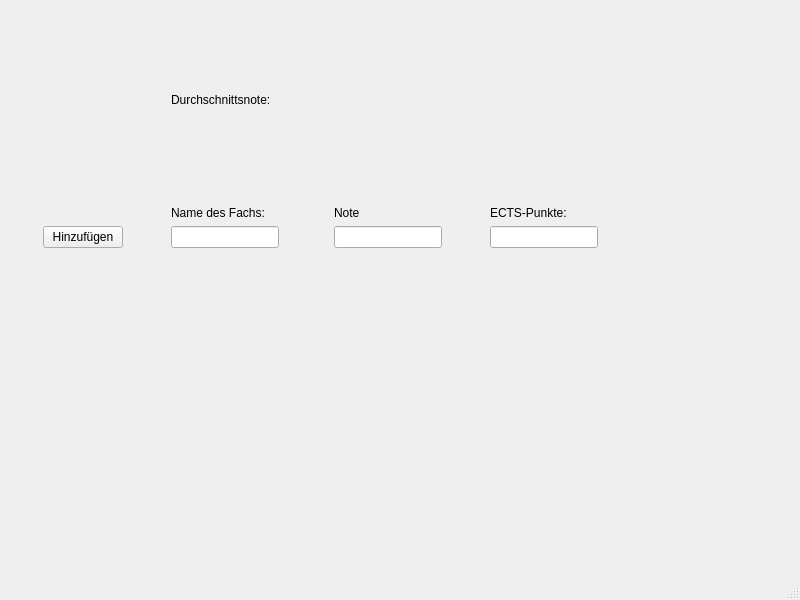
<?xml version="1.0" encoding="UTF-8"?>
<ui version="4.0">
 <class>MainWindow</class>
 <widget class="QMainWindow" name="MainWindow">
  <property name="geometry">
   <rect>
    <x>0</x>
    <y>0</y>
    <width>800</width>
    <height>600</height>
   </rect>
  </property>
  <property name="windowTitle">
   <string>MainWindow</string>
  </property>
  <widget class="QWidget" name="centralwidget">
   <widget class="QWidget" name="gridLayoutWidget">
    <property name="geometry">
     <rect>
      <x>0</x>
      <y>0</y>
      <width>641</width>
      <height>341</height>
     </rect>
    </property>
    <layout class="QGridLayout" name="gridLayout">
     <item row="4" column="1">
      <widget class="QPushButton" name="pushAdd">
       <property name="text">
        <string>Hinzufügen</string>
       </property>
      </widget>
     </item>
     <item row="4" column="0">
      <spacer name="horizontalSpacer_4">
       <property name="orientation">
        <enum>Qt::Horizontal</enum>
       </property>
       <property name="sizeHint" stdset="0">
        <size>
         <width>40</width>
         <height>20</height>
        </size>
       </property>
      </spacer>
     </item>
     <item row="4" column="2">
      <spacer name="horizontalSpacer_3">
       <property name="orientation">
        <enum>Qt::Horizontal</enum>
       </property>
       <property name="sizeHint" stdset="0">
        <size>
         <width>40</width>
         <height>20</height>
        </size>
       </property>
      </spacer>
     </item>
     <item row="5" column="4">
      <spacer name="verticalSpacer_2">
       <property name="orientation">
        <enum>Qt::Vertical</enum>
       </property>
       <property name="sizeHint" stdset="0">
        <size>
         <width>20</width>
         <height>40</height>
        </size>
       </property>
      </spacer>
     </item>
     <item row="3" column="7">
      <widget class="QLabel" name="weight">
       <property name="text">
        <string>ECTS-Punkte:</string>
       </property>
      </widget>
     </item>
     <item row="3" column="5">
      <widget class="QLabel" name="grade">
       <property name="text">
        <string>Note</string>
       </property>
      </widget>
     </item>
     <item row="4" column="5">
      <widget class="QLineEdit" name="gradeEdit"/>
     </item>
     <item row="4" column="7">
      <widget class="QLineEdit" name="weightEdit"/>
     </item>
     <item row="2" column="4">
      <spacer name="verticalSpacer">
       <property name="orientation">
        <enum>Qt::Vertical</enum>
       </property>
       <property name="sizeHint" stdset="0">
        <size>
         <width>20</width>
         <height>40</height>
        </size>
       </property>
      </spacer>
     </item>
     <item row="4" column="4">
      <spacer name="horizontalSpacer">
       <property name="orientation">
        <enum>Qt::Horizontal</enum>
       </property>
       <property name="sizeHint" stdset="0">
        <size>
         <width>40</width>
         <height>20</height>
        </size>
       </property>
      </spacer>
     </item>
     <item row="4" column="6">
      <spacer name="horizontalSpacer_2">
       <property name="orientation">
        <enum>Qt::Horizontal</enum>
       </property>
       <property name="sizeHint" stdset="0">
        <size>
         <width>40</width>
         <height>20</height>
        </size>
       </property>
      </spacer>
     </item>
     <item row="3" column="3">
      <widget class="QLabel" name="subjectName">
       <property name="text">
        <string>Name des Fachs:</string>
       </property>
      </widget>
     </item>
     <item row="4" column="8">
      <spacer name="horizontalSpacer_5">
       <property name="orientation">
        <enum>Qt::Horizontal</enum>
       </property>
       <property name="sizeHint" stdset="0">
        <size>
         <width>40</width>
         <height>20</height>
        </size>
       </property>
      </spacer>
     </item>
     <item row="4" column="3">
      <widget class="QLineEdit" name="subjectNameEdit"/>
     </item>
     <item row="0" column="4">
      <spacer name="verticalSpacer_3">
       <property name="orientation">
        <enum>Qt::Vertical</enum>
       </property>
       <property name="sizeHint" stdset="0">
        <size>
         <width>20</width>
         <height>40</height>
        </size>
       </property>
      </spacer>
     </item>
     <item row="1" column="3">
      <widget class="QLabel" name="avg">
       <property name="text">
        <string>&lt;html&gt;&lt;head/&gt;&lt;body&gt;&lt;p&gt;Durchschnittsnote:&lt;/p&gt;&lt;/body&gt;&lt;/html&gt;</string>
       </property>
      </widget>
     </item>
     <item row="1" column="4">
      <widget class="QLabel" name="avgDisplay">
       <property name="text">
        <string/>
       </property>
      </widget>
     </item>
    </layout>
   </widget>
  </widget>
  <widget class="QMenuBar" name="menubar">
   <property name="geometry">
    <rect>
     <x>0</x>
     <y>0</y>
     <width>800</width>
     <height>21</height>
    </rect>
   </property>
  </widget>
  <widget class="QStatusBar" name="statusbar"/>
 </widget>
 <resources/>
 <connections/>
</ui>
